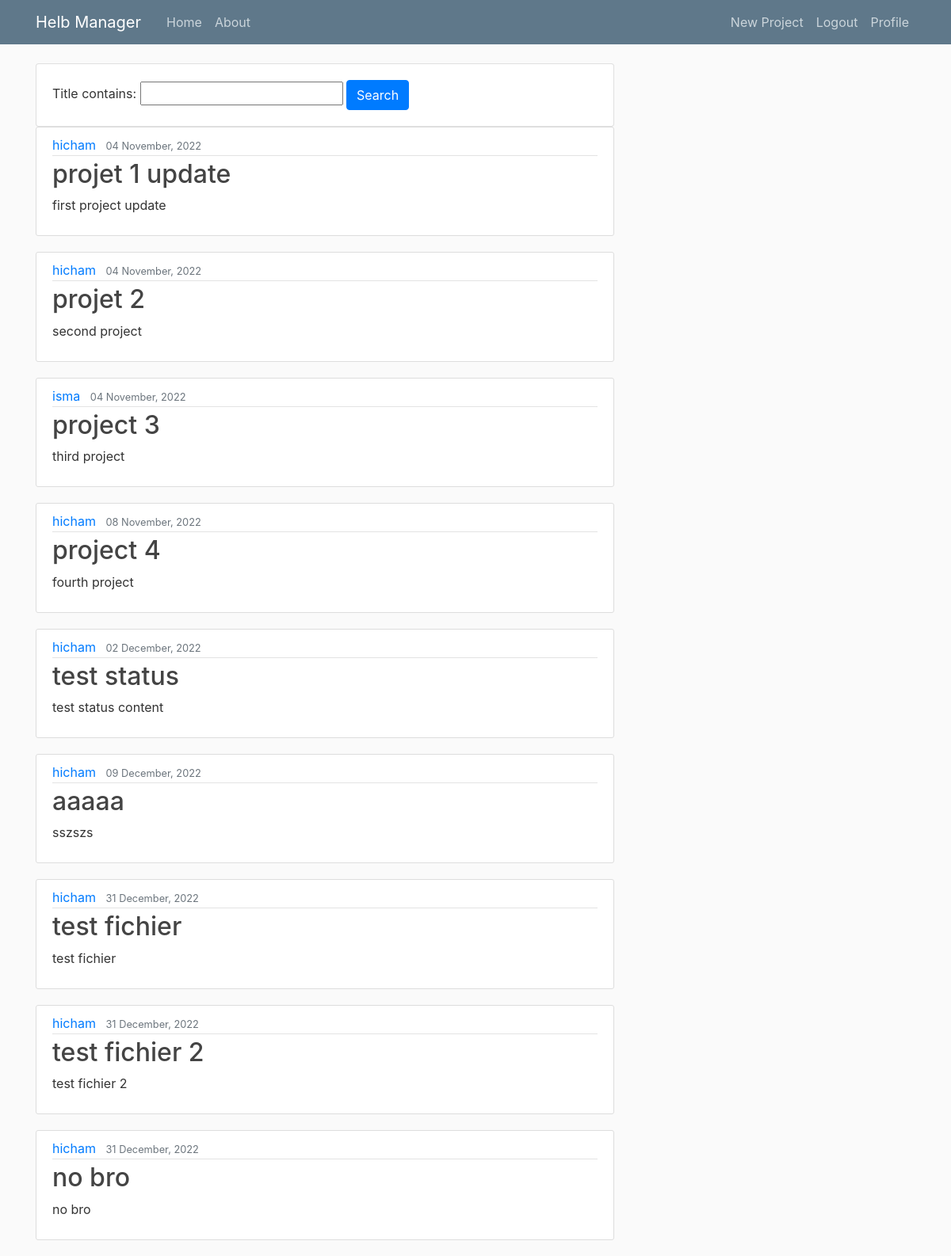
The app's page / (signed in) with its own data.
### manager_app/models.py (models this page shows, shortened)
class Project(models.Model): #creation de la table projet dans la bd
    title = models.CharField(max_length=100) #titre de taille limité
    content = models.TextField()
    status = models.CharField(max_length=100)
    collaborators = models.CharField(max_length=100)
    date_posted = models.DateTimeField(default=timezone.now)
    author = models.ForeignKey(User, on_delete=models.CASCADE ) #user par defaut, une entree dans la table users

### manager_app/views.py (the view)
# urls.py: 2. Add a URL to urlpatterns:  path('', views.home, name='home')
def home(request):
    projects = Project.objects.all()
    filters = Filter(request.GET, queryset=projects)
    projects = filters.qs
    context = {
        'projects': projects,
        'filters': filters,
        'title': 'Home Page'
    }
    return render(request, 'manager_app/home.html', context)

### manager_app/templates/manager_app/home.html
{% extends "manager_app/base.html" %}
{% block content %}
<div class="row">
    <div class="col">
        <div class="card card-body">
            <form method="get">
                {{filters.form}}
                <button class="btn btn-primary" type="submit">Search</button>
            </form>
        </div>
    </div>
</div>
{% for project in filters.qs %}
    {% if user.username in project.collaborators or user == project.author %}
    <article class="media content-section">
      <div class="media-body">
        <div class="article-metadata">
          <a class="mr-2" href="#">{{ project.author }}</a>
          <small class="text-muted">{{ project.date_posted|date:"d F, Y" }}</small>
        </div>
        <h2><a class="article-title" href="{% url 'project-detail' project.id %}">{{ project.title }}</a></h2>
        <p class="article-content">{{ project.content }}</p>
      </div>
    </article>
    {% endif %}
{% endfor %}
{% endblock content %}

### manager_app/static/manager_app/main.css (style rules this page uses)
body { background: #fafafa; color: #333333; margin-top: 5rem; }
h1, h2, h3, h4, h5, h6 { color: #444444; }
.content-section { background: #ffffff; padding: 10px 20px; border: 1px solid #dddddd; border-radius: 3px; margin-bottom: 20px; }
.article-title { color: #444444; }
.article-content { white-space: pre-line; }
.article-metadata { padding-bottom: 1px; margin-bottom: 4px; border-bottom: 1px solid #e3e3e3 }

### records on screen
Project: author "hicham", date_posted "04 November, 2022", title "projet 1 update", content "first project update"
Project: author "hicham", date_posted "04 November, 2022", title "projet 2", content "second project"
Project: author "isma", date_posted "04 November, 2022", title "project 3", content "third project"
Project: author "hicham", date_posted "08 November, 2022", title "project 4", content "fourth project"
Project: author "hicham", date_posted "02 December, 2022", title "test status", content "test status content"
Project: author "hicham", date_posted "09 December, 2022", title "aaaaa", content "sszszs"
Project: author "hicham", date_posted "31 December, 2022", title "test fichier", content "test fichier"
Project: author "hicham", date_posted "31 December, 2022", title "test fichier 2", content "test fichier 2"
Project: author "hicham", date_posted "31 December, 2022", title "no bro", content "no bro"
